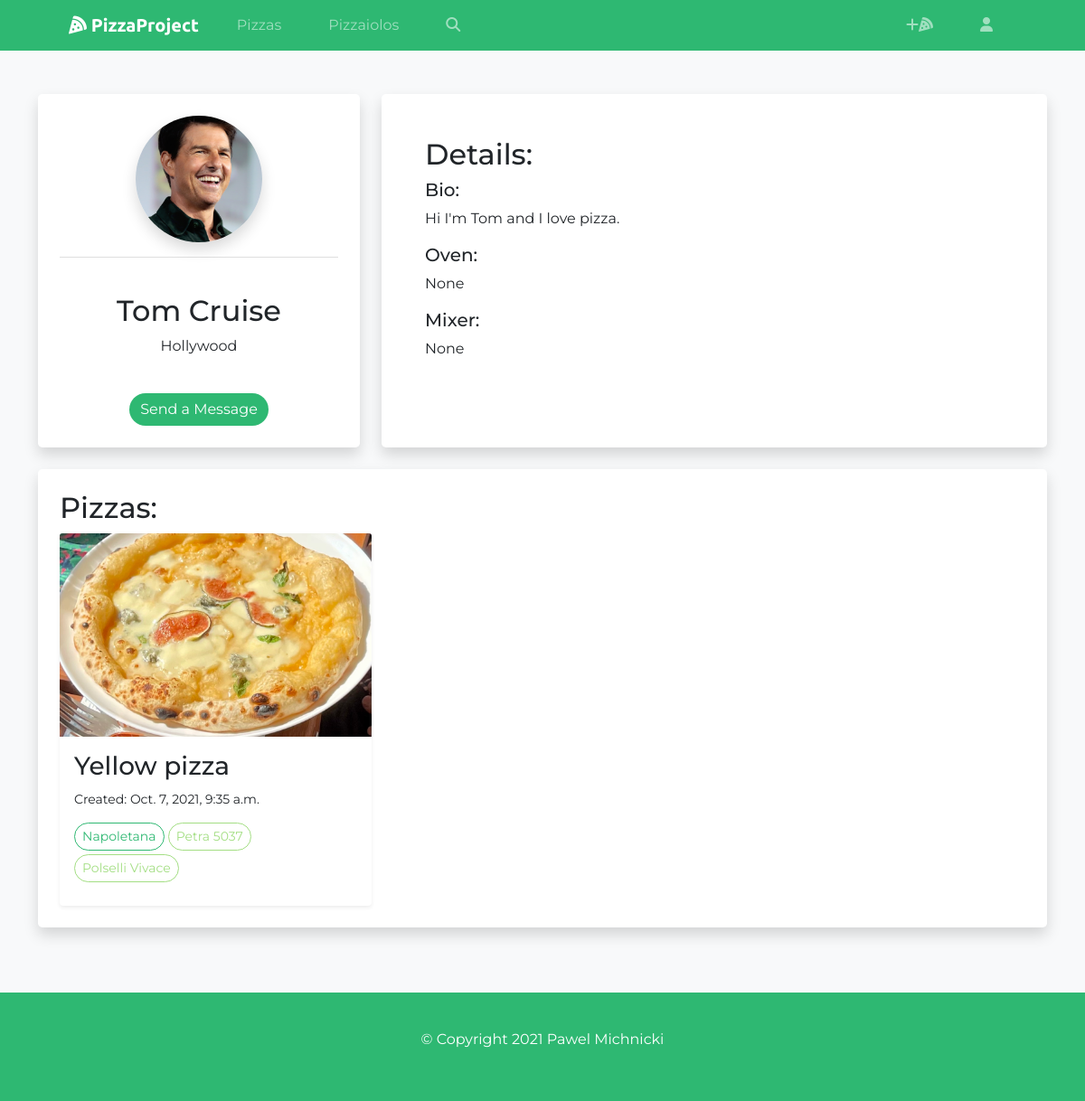
/pizzaiolos/profile/6ccf874255e446bda0a6d35b935faef2/ (signed in), run on the app's committed database.
### pizzaiolos/models.py (models this page shows, shortened)
class Pizzaiolo(models.Model):
    user = models.OneToOneField(User, on_delete=models.CASCADE)
    first_name = models.CharField(max_length=200, blank=True, null=True)
    last_name = models.CharField(max_length=200, blank=True, null=True)
    email = models.EmailField(max_length=500, blank=True, null=True)
    username = models.CharField(max_length=200, blank=True, null=True)
    location = models.CharField(max_length=200, blank=True, null=True)
    bio = models.TextField(blank=True, null=True)
    oven = models.CharField(max_length=200, blank=True, null=True)
    mixer = models.CharField(max_length=200, blank=True, null=True)
    profile_img = models.ImageField(null=True, blank=True, upload_to='pizzaiolos/', default='pizzaiolos/user-default.png')
    social_instagram = models.CharField(max_length=200, blank=True, null=True)
    social_facebook = models.CharField(max_length=200, blank=True, null=True)
    created = models.DateTimeField(auto_now_add=True)
    id = models.UUIDField(default=uuid.uuid4, unique=True, primary_key=True, editable=False)
    class Meta:
        ordering = ['last_name']
    @property
    def name(self):
        name_string = f"{self.first_name} {self.last_name}"
        return name_string
    @property
    def unread(self):
        count = int(self.messages.filter(is_read=False).count())
        return count

### pizzas/models.py (models this page shows, shortened)
class Pizza(models.Model):
    owner = models.ForeignKey(Pizzaiolo, null=True, blank=True, on_delete=models.CASCADE)
    id = models.UUIDField(default=uuid.uuid4, unique=True, primary_key=True, editable=False)
    created = models.DateTimeField(auto_now_add=True)
    was_edited = models.BooleanField(default=False, null=True)
    edited = models.DateTimeField(auto_now=True)
    title = models.CharField(max_length=200)
    description = models.TextField(null=True, blank=True)
    image = models.ImageField(null=True, blank=True, default='pizzas/default.jpg', upload_to="pizzas/")
    style = models.ManyToManyField('Style', blank=True)
    flour = models.ManyToManyField('Flour', blank=True)

class Style(models.Model):
    id = models.UUIDField(default=uuid.uuid4, unique=True, primary_key=True, editable=False)
    created = models.DateTimeField(auto_now_add=True)
    name = models.CharField(max_length=200)

class Flour(models.Model):
    id = models.UUIDField(default=uuid.uuid4, unique=True, primary_key=True, editable=False)
    created = models.DateTimeField(auto_now_add=True)
    name = models.CharField(max_length=200)

### pizzaiolos/views.py (the view)
# urls.py: path('profile/<str:pk>/', views.pizzaiolo, name='pizzaiolo'),
def pizzaiolo(request, pk):
    if request.user.is_authenticated and request.user.pizzaiolo == Pizzaiolo.objects.get(id=pk):
        return redirect('account')
    else:
        pizzaioloObj = Pizzaiolo.objects.get(id=pk)
        pizzas = pizzaioloObj.pizza_set.all()
        context = {
            'pizzaiolo': pizzaioloObj,
            'pizzas': pizzas,
        }
        return render(request, 'pizzaiolos/pizzaiolo.html', context)

### pizzaiolos/templates/pizzaiolos/pizzaiolo.html (shortened to what this page needs)
{% extends 'main.html' %}
{% load static %}
{% block content %}
<div class="container py-5">
    <div class="row">
        <div class="col-md-4">
            <div class="bg-white rounded-3 pizzaiolo-info p-4 shadow">
                <img src="{{ pizzaiolo.profile_img.url }}" width="140px" height="140px" class="rounded-circle shadow"/>
                <hr>
                <br>
                <h2>{{ pizzaiolo.name }}</h2>
                <p>{{ pizzaiolo.location }}</p>
                {% if request.user.pizzaiolo.username != pizzaiolo.username %}
                <br>
                <a class="btn btn-primary dark-green-btn" href="{% url 'conversation' pizzaiolo.id %}#latest-message">Send a Message</a>
                {% endif %}
            </div>
        </div>
        <div class="col-md-8">
            <div class="p-4 p-md-5 bg-white rounded-3 pizza-description shadow">
              <h2>Details:</h2>
                <h5>Bio:</h5>
              <p>{{ pizzaiolo.bio }}</p>
              <h5>Oven:</h5>
                <p>{{ pizzaiolo.oven }}</p>
              <h5>Mixer:</h5>
                <p>{{ pizzaiolo.mixer }}</p>
            </div>
        </div>
    </div>
<div class="bg-white rounded-3 p-4 rounded-row pizzaiolo-pizzas shadow">
    <h2>Pizzas:</h2>
    <div class="row row-cols-1 row-cols-sm-2 row-cols-md-3 g-3">
        {% if pizzas  %}
        {% for pizza in pizzas %}
        <div class="col">
            <div class="card shadow-sm card-100">
            <a href="{% url 'pizza' pizza.id %}" class="link-dark"><img class="card-img-top" width="100%" height="225" src="{{ pizza.image.url }}"/></a>
            <div class="card-body">
              <h3><a class="link-dark" href="{% url 'pizza' pizza.id %}">{{ pizza.title }}</a></h3>
              <small>Created: {{ pizza.created }}</small>
              <div class="d-flex justify-content-between align-items-center">
                <div class="tag-area">
                  {% for style in pizza.style.all  %}
                  <a href="{% url 'pizzas' %}?search_query={{ style.name }}" class="btn btn-sm btn-outline-secondary tag-style">{{ style.name }}</a>
                  {% endfor %}
                  {% for flour in pizza.flour.all  %}
                  <a href="{% url 'pizzas' %}?search_query={{ flour.name }}" class="btn btn-sm btn-outline-secondary tag-flour">{{ flour.name }}</a>
                  {% endfor %}
                </div>
              </div>
            </div>
          </div>
        </div>
        {% endfor %}
        {% else %}
        <div>
            <br>
        <p>{{ pizzaiolo.first_name }} is working very hard to bake the first pizza :) </p>
        </div>
        {% endif %}
      </div>
</div>
</div>
{% endblock content %}

### static/css/styles.css (style rules this page uses)
html,body,wrapper { width: 100%; height: 100%; margin: 0px; padding: 0px; overflow-x: hidden; }
body { padding-top: 3.5rem; font-family: 'Montserrat'; background-color: #2EB872; }
.card { border: none; }
img { object-fit: cover; }
hr { color: grey; }
.link-dark { text-decoration: none; }
.dark-green-btn { background-color: #2EB872; border: none; color: white; border-radius: 18px; }
.tag-style { color: #2EB872; border: 1px solid #2EB872; border-radius: 18px; margin: 4px 0; }
.tag-flour { color: #A3DE83; border: 1px solid #A3DE83; border-radius: 18px; }
.tag-area { margin-top: 10px; margin-bottom: 10px; min-height: 2.5rem; }
.rounded-row { margin-top: 24px; margin-bottom: 24px; }
.pizzaiolo-info { text-align: center; }
.pizza-description { height: 100%; }
.pizzaiolo-pizzas { min-height: 24rem; }
.card-100 { height: 100%; }

### data on the page
Pizzaiolo: profile_img (picture), name "Tom Cruise", location "Hollywood", bio "Hi I'm Tom and I love pizza.", oven "None", mixer "None"
Pizza: image (picture), title "Yellow pizza", created "Oct. 7, 2021, 9:35 a.m."
Style: name "Napoletana"
Flour: name "Petra 5037"
Flour: name "Polselli Vivace"
